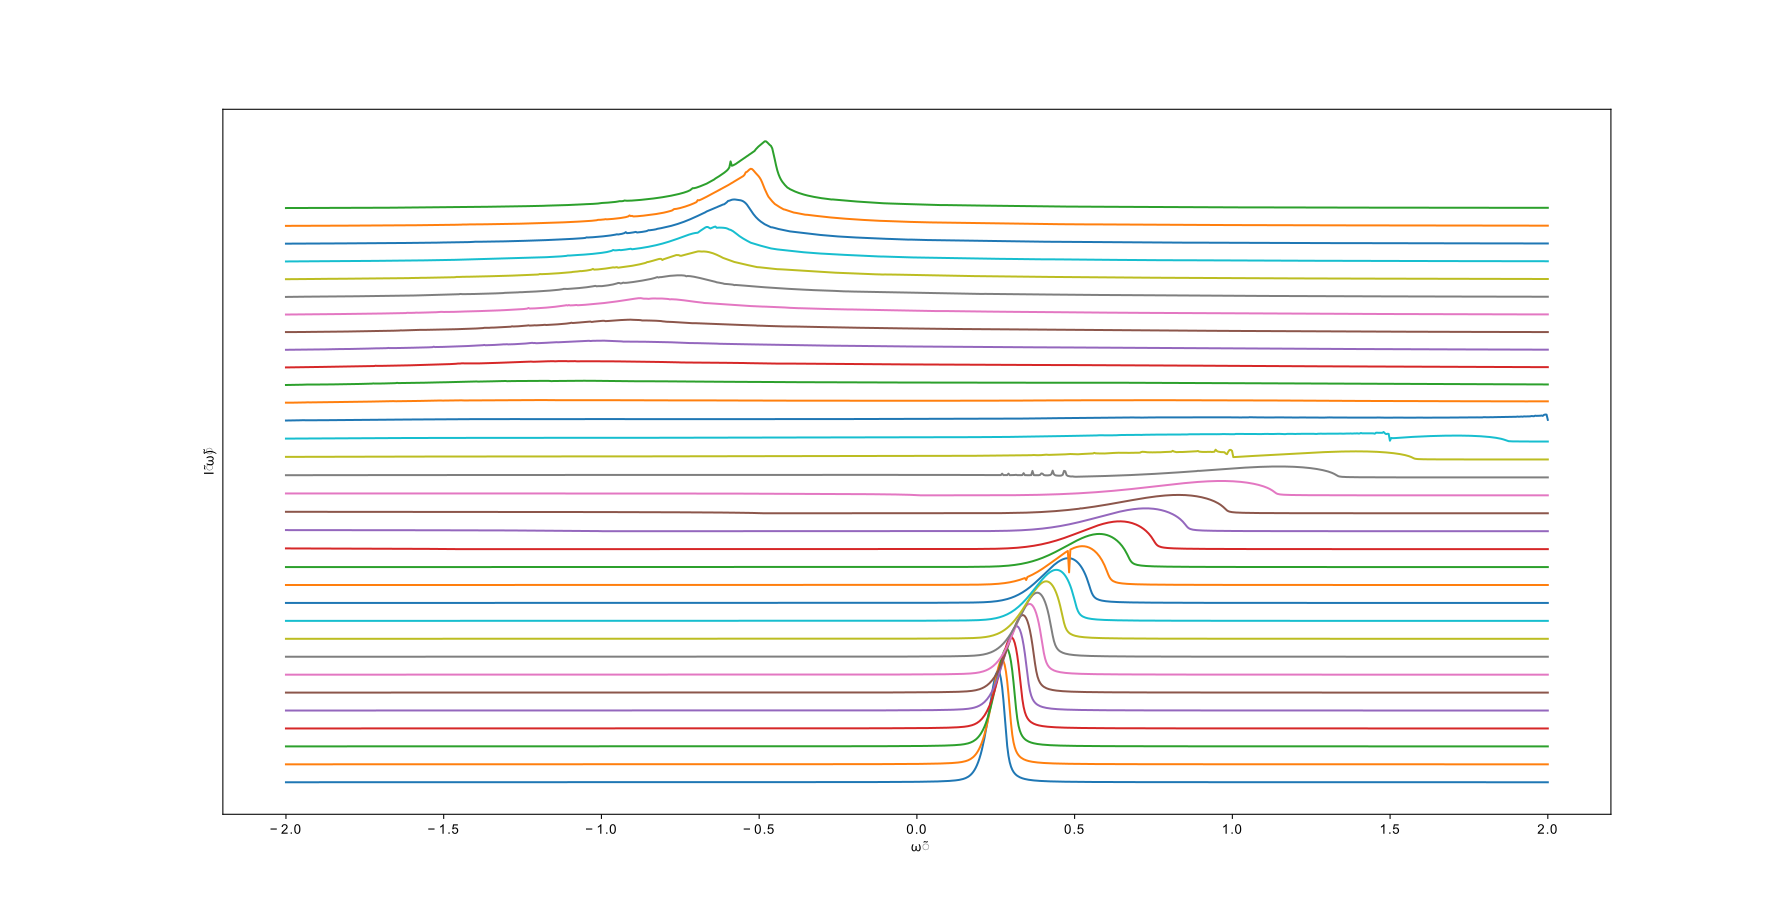

Write Python code to recreate this figure.
import numpy as np
from matplotlib import pyplot as plt
from scipy import integrate
from scipy.special import roots_legendre as leg
def gauquad(f,a,b,n = 50):
    '''
    定义 Gaussian quadrature 积分
    函数 f 的积分区间为 [a,b]
    取 n 个 Legendre 的根
    def Gaussian quadrature integration
    integrate function f from a to b
    take n Legendre roots
    '''
    ft = lambda t: f( (b-a)*t/2 +(a+b)/2 ) * (b-a)/2
    x, w = leg(n)
    I = 0
    for i in range(n):
        I = I + w[i]*ft(x[i])
    err = 0
    return I,err
def twovarplt(f,ax,bx,ay,by,Nx=100,Ny=10,gap = 2):
    '''
    两变量画图
    f(x,y): 要绘制的函数
    变量 x 的取值区间为 [ax,bx], 取点的个数为 Nx 个
    变量 y 的取值区间为 [ay,by], 画 Ny 条线, 每条线对应一个 y 值
    线与线之间的间隔为 gap
    two variables plot
    plot function f(x,y)
    x takes Nx points from 'ax' to 'bx'
    each line corresponds a fixd y, y takes Ny points from 'ay' to 'by'
    the gap between lines is 'gap'
    '''
    x = np.linspace(ax,bx,Nx)
    y = np.linspace(ay,by,Ny)
    fx = np.linspace(0,0,Nx)
    for j in range(Ny):
        for i in range(Nx):
            print('第',j+1,'条线,','第',i+1,'个点,','共',Ny,'条线,','每条线',Nx,'个点.')
            fx[i] = f(x[i],y[j])
        plt.plot(x,fx+j*gap )
    #    plt.plot(x,x*0+y[j],color=(j/Ny,1-j/Ny,j/Ny))
    plt.xlabel(r'$\tilde{\omega}$')
    plt.ylabel(r'$I(\tilde{\omega})$')
    plt.yticks([])
    plt.savefig('./T = 2.jpeg',writer='imagemagick')
    plt.show()

def f(p,m,T):   # Fermi distribution function
    f = 1/(np.exp((p**2-m)/T)+1)
    return f
def theta(x):   # Heaviside theta function
    if x>=0:
        f = 1
    else:
        f = 0
    return f
def delta(x,b = 1e-2):  # Dirac delta function
    b = 1e-2
    f = b/(b**2 + x**2)/np.pi
    return f

T = 2  # Temperature
m = 1   # Chemical potential mu
up = 10 # Integration cut off of 

def A(o,d,k,p): # the unintegrated Imaginary part of self-energy
    x1 = o-d+p**2/2+k**2/2-p*k
    x2 = o-d+p**2/2+k**2/2+p*k
    if x1>0 or x2<0:
        A = 0
    else:
        A = np.pi*p/k*f(p,m,T)
    return A
def AA(o,d,k):  # the integrated Imaginary part of self-energy
    AA, err = gauquad(lambda p:A(o,d,k,p),0,up)
    return AA
def s(o,d,k,p): # the unintegrated Real part of self-energy
    s = f(p,m,T)*p/k*( np.log( np.abs(o-d + (k+p)**2/2) ) - np.log( np.abs(o-d + (k-p)**2/2) ) )
    return s
def S(o,d,k):   # the integrated Real part of self-energy
    S,err = gauquad(lambda p:s(o,d,k,p),0,up)
    return S

def I(o,d,k):   # the unintegrated spectral function
    aa = AA(o,d,k)
    bb = S(o,d,k)
    if aa == 0:
        I = k**2*f(k,m,T)*delta(o-bb,b=1)
    else:
        I = k**2*f(k,m,T)*aa/((o-bb)**2+aa**2)
    return I
def II(o,d):    # the integrated spectral function
    if d>o:
        II,err = gauquad(lambda k:I(o,d,k),0,up,n = 100)
    else:
        II, err = integrate.quad(lambda k:I(o,d,k),0,up,epsabs=1.49e-2)
    return II
    
twovarplt(II,-2,2,-8,8,Nx = 1000,Ny=33,gap=3)

#twovarplt(lambda k ,o:S(o,0,k),0,10,0.1,2,Nx = 100,Ny = 25,gap=0)

'''
def A(o,d,k,x):
    g = o-d+k**2/2
    r1 = k*x + np.sqrt( k**2*x**2 -2*g )
    r2 = k*x - np.sqrt( k**2*x**2 -2*g )
    A = theta(-g)*theta(1+2*g-2*k*x)*r1**2*f(r1,m,T)
    A = A+ theta(g)*theta(k*x-np.sqrt(2*g))*theta(x) * ( theta(1+2*g-2*k*x)*r1**2*f(r1,m,T) + r2**2*f(r2,m,T))
    A = A/(r1-r2)
    return A
def AA(o,d,k):
    AA, err = gauquad(lambda x:A(o,d,k,x),-1,1)
    AA = np.nan_to_num(AA)
    AA = np.pi*AA
    return AA
'''
'''
    n = 500
    k = np.linspace(1e-5,up,n)
    for i in range(n):
        dd = np.abs(o - S(o,d,k[i]))
    #    print(dd)
        if dd<1e-1:
            ko = k[i]
            break
        else:
            ko = 0
    II = ko**2*f(ko,m,T)
    return II
'''
